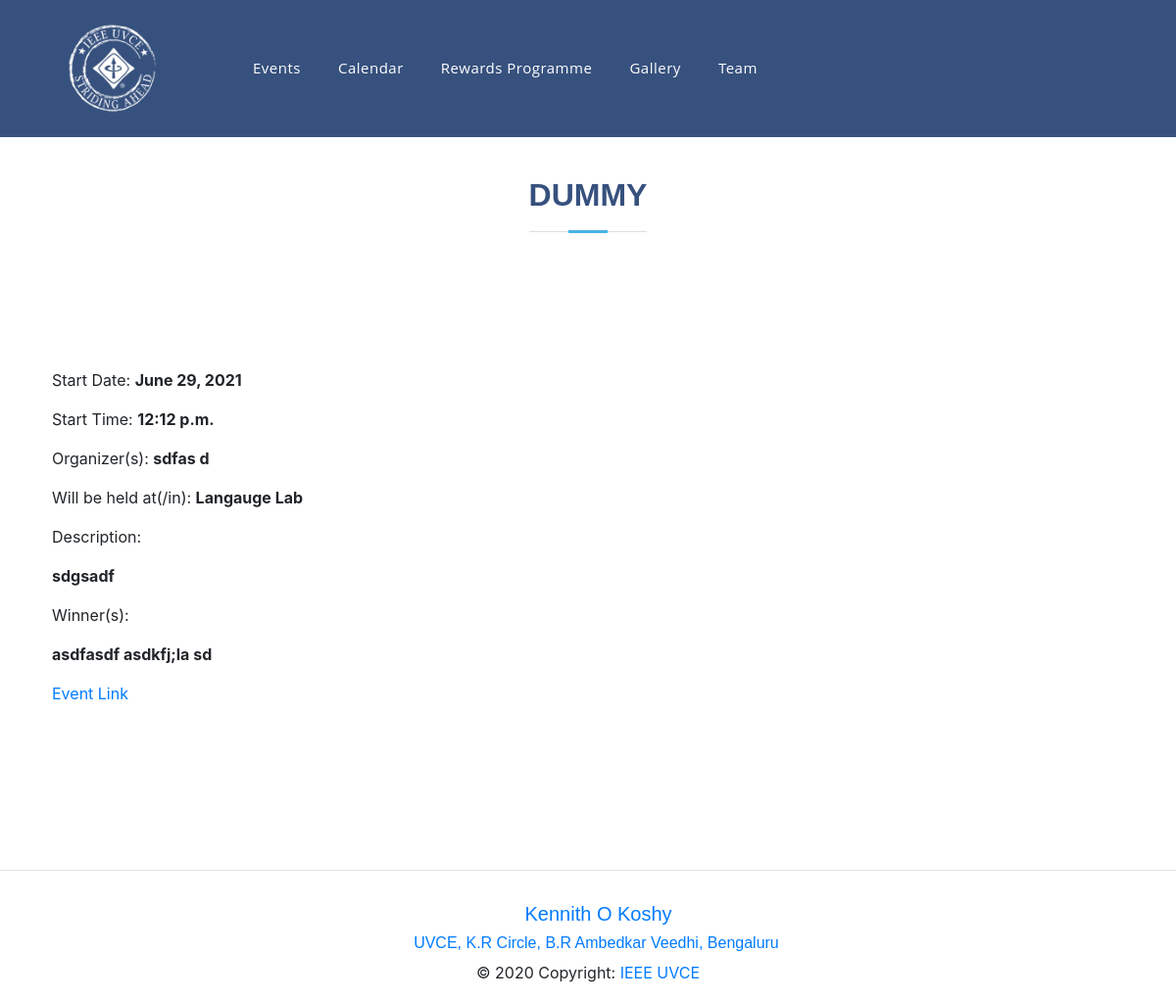
Page /events/dummy/ on the committed database.
### events/models.py (models this page shows, shortened)
class Event(models.Model):
    event_name = models.CharField(max_length=200)
    slug = models.SlugField(max_length=400)
    date = models.DateField()
    time = models.TimeField()
    location = models.CharField(max_length=100)
    reg = models.URLField(blank=True)
    description = models.TextField(max_length=2000, blank=True)
    created = models.DateTimeField(auto_now_add=True)
    orgzer = models.CharField(max_length=200)
    winners = models.TextField(blank=True, default='Not Yet Decided')
    author = models.ForeignKey(User, default=None, on_delete=models.CASCADE)
    is_approved = models.BooleanField(default=False, blank=True)
    remember_link = models.BooleanField(default=False)
    approved_by = models.CharField(
        max_length=40,  null=True, blank=True, default=" ")
    class Meta:
        verbose_name = "Event"
        verbose_name_plural = "Events"

### events/views.py (the view)
# urls.py: url(r'^(?P<slug>[\w-]+)/$', views.event_detail, name='detail'),
def event_detail(request, slug):
    today = datetime.date.today()
    try:
        event = Event.objects.get(slug=slug)
    except:
        event = None
    content = {
        'event': event,
        "today": today,
    }
    return render(request, 'events/events_detail.html', content)

### events/templates/events/events_detail.html
{% extends 'base.html' %} {% block content %}
<section id="skills" class="skills" data-aos="fade-up">
  <div class="section-title">
    <h2>{{ event.event_name }}</h2>
  </div>
</section>
<div class="container" data-aos="fade-up">
  <div class="data p-2">
    <p class="info" style="margin-top: 20px">Start Date: <b>{{event.date}}</b></p>
    <p class="info">Start Time: <b>{{event.time}}</b></p>
    <p class="info">Organizer(s): <b>{{event.orgzer}}</b></p>
    {% if event.location %}
    <p>Will be held at(/in): <b>{{event.location}}</b></p>
    {% endif %}
    <p>Description: <b>{{event.description | safe | linebreaks}}</b></p>
    {% if event.winners != 'Not Yet Decided' %}
    <p>Winner(s): <b>{{event.winners | safe | linebreaks }}</b></p>
    {% endif %}
    {% if event.reg %}
    <a href="{{event.reg}}">Event Link</a>
    {% endif %}
</div>
</div>
{% endblock %}

### assets/css/style.css (style rules this page uses)
body { font-family: "Open Sans", sans-serif; color: #444444; }
a { color: #47b2e4; }
h1, h2, h3, h4, h5, h6 { font-family: "Jost", sans-serif; }
section { padding: 60px 0; overflow: hidden; }
.section-title { text-align: center; padding-bottom: 30px; }
.section-title h2 { font-size: 32px; font-weight: bold; text-transform: uppercase; margin-bottom: 20px; padding-bottom: 20px; position: relative; color: #37517e; }
.section-title h2::before { content: ""; position: absolute; display: block; width: 120px; height: 1px; background: #ddd; bottom: 1px; left: calc(50% - 60px); }
.section-title h2::after { content: ""; position: absolute; display: block; width: 40px; height: 3px; background: #47b2e4; bottom: 0; left: calc(50% - 20px); }

### rows in the picture
Event: event_name "DUMMY", date "June 29, 2021", time "12:12 p.m.", orgzer "sdfas d", location "Langauge Lab"
